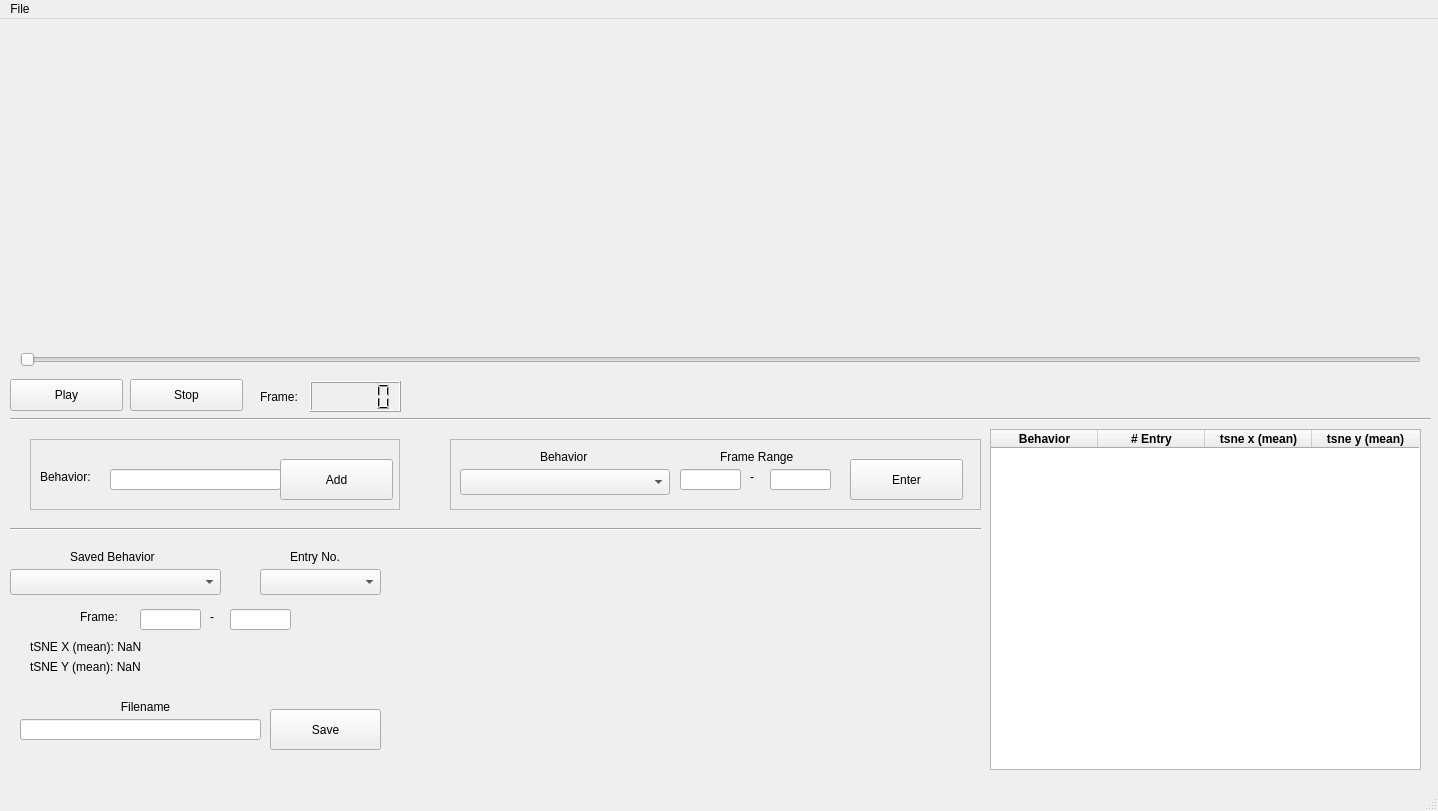
<?xml version="1.0" encoding="UTF-8"?>
<ui version="4.0">
 <class>MainWindow</class>
 <widget class="QMainWindow" name="MainWindow">
  <property name="geometry">
   <rect>
    <x>0</x>
    <y>0</y>
    <width>1438</width>
    <height>811</height>
   </rect>
  </property>
  <property name="windowTitle">
   <string>MainWindow</string>
  </property>
  <widget class="QWidget" name="centralwidget">
   <widget class="QWidget" name="horizontalLayoutWidget_2">
    <property name="geometry">
     <rect>
      <x>10</x>
      <y>10</y>
      <width>341</width>
      <height>311</height>
     </rect>
    </property>
    <layout class="QHBoxLayout" name="horizontalLayout_1"/>
   </widget>
   <widget class="QSlider" name="horizontalSlider">
    <property name="geometry">
     <rect>
      <x>20</x>
      <y>330</y>
      <width>1401</width>
      <height>22</height>
     </rect>
    </property>
    <property name="cursor">
     <cursorShape>PointingHandCursor</cursorShape>
    </property>
    <property name="orientation">
     <enum>Qt::Horizontal</enum>
    </property>
   </widget>
   <widget class="QPushButton" name="playButton">
    <property name="geometry">
     <rect>
      <x>10</x>
      <y>360</y>
      <width>113</width>
      <height>32</height>
     </rect>
    </property>
    <property name="cursor">
     <cursorShape>PointingHandCursor</cursorShape>
    </property>
    <property name="text">
     <string>Play</string>
    </property>
   </widget>
   <widget class="QWidget" name="horizontalLayoutWidget_3">
    <property name="geometry">
     <rect>
      <x>370</x>
      <y>10</y>
      <width>341</width>
      <height>311</height>
     </rect>
    </property>
    <layout class="QHBoxLayout" name="horizontalLayout_2"/>
   </widget>
   <widget class="QWidget" name="horizontalLayoutWidget_4">
    <property name="geometry">
     <rect>
      <x>730</x>
      <y>10</y>
      <width>341</width>
      <height>311</height>
     </rect>
    </property>
    <layout class="QHBoxLayout" name="horizontalLayout_3"/>
   </widget>
   <widget class="QWidget" name="horizontalLayoutWidget_5">
    <property name="geometry">
     <rect>
      <x>1090</x>
      <y>10</y>
      <width>341</width>
      <height>311</height>
     </rect>
    </property>
    <layout class="QHBoxLayout" name="horizontalLayout_4"/>
   </widget>
   <widget class="QPushButton" name="stopButton">
    <property name="geometry">
     <rect>
      <x>130</x>
      <y>360</y>
      <width>113</width>
      <height>32</height>
     </rect>
    </property>
    <property name="cursor">
     <cursorShape>PointingHandCursor</cursorShape>
    </property>
    <property name="text">
     <string>Stop</string>
    </property>
   </widget>
   <widget class="QLabel" name="editBehaviorLabel">
    <property name="geometry">
     <rect>
      <x>540</x>
      <y>430</y>
      <width>69</width>
      <height>16</height>
     </rect>
    </property>
    <property name="text">
     <string>Behavior</string>
    </property>
   </widget>
   <widget class="QLabel" name="editBehaviorFrLabel">
    <property name="geometry">
     <rect>
      <x>720</x>
      <y>430</y>
      <width>101</width>
      <height>16</height>
     </rect>
    </property>
    <property name="text">
     <string>Frame Range</string>
    </property>
   </widget>
   <widget class="Line" name="divider1">
    <property name="geometry">
     <rect>
      <x>10</x>
      <y>390</y>
      <width>1421</width>
      <height>20</height>
     </rect>
    </property>
    <property name="orientation">
     <enum>Qt::Horizontal</enum>
    </property>
   </widget>
   <widget class="QLabel" name="dashLabel">
    <property name="geometry">
     <rect>
      <x>750</x>
      <y>450</y>
      <width>16</width>
      <height>16</height>
     </rect>
    </property>
    <property name="text">
     <string>-</string>
    </property>
   </widget>
   <widget class="QLineEdit" name="editBehaviorStartBox">
    <property name="enabled">
     <bool>true</bool>
    </property>
    <property name="geometry">
     <rect>
      <x>680</x>
      <y>450</y>
      <width>61</width>
      <height>21</height>
     </rect>
    </property>
    <property name="text">
     <string/>
    </property>
   </widget>
   <widget class="QLineEdit" name="editBehaviorStopBox">
    <property name="geometry">
     <rect>
      <x>770</x>
      <y>450</y>
      <width>61</width>
      <height>21</height>
     </rect>
    </property>
    <property name="text">
     <string/>
    </property>
   </widget>
   <widget class="QPushButton" name="editBehaviorEnterButton">
    <property name="geometry">
     <rect>
      <x>850</x>
      <y>440</y>
      <width>113</width>
      <height>41</height>
     </rect>
    </property>
    <property name="cursor">
     <cursorShape>PointingHandCursor</cursorShape>
    </property>
    <property name="text">
     <string>Enter</string>
    </property>
   </widget>
   <widget class="QComboBox" name="editBehaviorComboBox">
    <property name="geometry">
     <rect>
      <x>460</x>
      <y>450</y>
      <width>210</width>
      <height>26</height>
     </rect>
    </property>
    <property name="cursor">
     <cursorShape>PointingHandCursor</cursorShape>
    </property>
   </widget>
   <widget class="QFrame" name="frame">
    <property name="geometry">
     <rect>
      <x>30</x>
      <y>420</y>
      <width>370</width>
      <height>71</height>
     </rect>
    </property>
    <property name="frameShape">
     <enum>QFrame::StyledPanel</enum>
    </property>
    <property name="frameShadow">
     <enum>QFrame::Raised</enum>
    </property>
    <widget class="QLabel" name="addBehaviorLabel">
     <property name="geometry">
      <rect>
       <x>10</x>
       <y>30</y>
       <width>60</width>
       <height>16</height>
      </rect>
     </property>
     <property name="text">
      <string>Behavior:</string>
     </property>
    </widget>
    <widget class="QLineEdit" name="addBehaviorLineEdit">
     <property name="geometry">
      <rect>
       <x>80</x>
       <y>30</y>
       <width>171</width>
       <height>21</height>
      </rect>
     </property>
    </widget>
    <widget class="QPushButton" name="addBehaviorButton">
     <property name="geometry">
      <rect>
       <x>250</x>
       <y>20</y>
       <width>113</width>
       <height>41</height>
      </rect>
     </property>
     <property name="text">
      <string>Add</string>
     </property>
    </widget>
   </widget>
   <widget class="QFrame" name="editBehaviorFrame">
    <property name="geometry">
     <rect>
      <x>450</x>
      <y>420</y>
      <width>531</width>
      <height>71</height>
     </rect>
    </property>
    <property name="frameShape">
     <enum>QFrame::StyledPanel</enum>
    </property>
    <property name="frameShadow">
     <enum>QFrame::Raised</enum>
    </property>
   </widget>
   <widget class="Line" name="divider2">
    <property name="geometry">
     <rect>
      <x>10</x>
      <y>500</y>
      <width>971</width>
      <height>20</height>
     </rect>
    </property>
    <property name="orientation">
     <enum>Qt::Horizontal</enum>
    </property>
   </widget>
   <widget class="QLabel" name="savedBehaviorLabel">
    <property name="geometry">
     <rect>
      <x>70</x>
      <y>530</y>
      <width>101</width>
      <height>16</height>
     </rect>
    </property>
    <property name="text">
     <string>Saved Behavior</string>
    </property>
   </widget>
   <widget class="QComboBox" name="savedBehaviorComboBox">
    <property name="geometry">
     <rect>
      <x>10</x>
      <y>550</y>
      <width>211</width>
      <height>26</height>
     </rect>
    </property>
    <property name="cursor">
     <cursorShape>PointingHandCursor</cursorShape>
    </property>
   </widget>
   <widget class="QLabel" name="savedBehaviorEntryLabel">
    <property name="geometry">
     <rect>
      <x>290</x>
      <y>530</y>
      <width>60</width>
      <height>16</height>
     </rect>
    </property>
    <property name="text">
     <string>Entry No.</string>
    </property>
   </widget>
   <widget class="QWidget" name="horizontalLayoutWidget_6">
    <property name="geometry">
     <rect>
      <x>400</x>
      <y>530</y>
      <width>271</width>
      <height>231</height>
     </rect>
    </property>
    <layout class="QHBoxLayout" name="saveFilenameVideoLayout"/>
   </widget>
   <widget class="QPushButton" name="saveFilenameButton">
    <property name="geometry">
     <rect>
      <x>270</x>
      <y>690</y>
      <width>111</width>
      <height>41</height>
     </rect>
    </property>
    <property name="text">
     <string>Save</string>
    </property>
   </widget>
   <widget class="QLineEdit" name="saveFilenameBox">
    <property name="geometry">
     <rect>
      <x>20</x>
      <y>700</y>
      <width>241</width>
      <height>21</height>
     </rect>
    </property>
   </widget>
   <widget class="QLabel" name="saveFilenameLabel">
    <property name="geometry">
     <rect>
      <x>30</x>
      <y>680</y>
      <width>231</width>
      <height>16</height>
     </rect>
    </property>
    <property name="text">
     <string>Filename</string>
    </property>
    <property name="alignment">
     <set>Qt::AlignCenter</set>
    </property>
   </widget>
   <widget class="QWidget" name="horizontalLayoutWidget">
    <property name="geometry">
     <rect>
      <x>990</x>
      <y>410</y>
      <width>431</width>
      <height>341</height>
     </rect>
    </property>
    <layout class="QHBoxLayout" name="tableLayout">
     <item>
      <widget class="QTableWidget" name="behaviorTable">
       <property name="layoutDirection">
        <enum>Qt::LeftToRight</enum>
       </property>
       <property name="editTriggers">
        <set>QAbstractItemView::NoEditTriggers</set>
       </property>
       <attribute name="horizontalHeaderDefaultSectionSize">
        <number>107</number>
       </attribute>
       <column>
        <property name="text">
         <string>Behavior</string>
        </property>
        <property name="font">
         <font>
          <weight>75</weight>
          <bold>true</bold>
         </font>
        </property>
        <property name="textAlignment">
         <set>AlignCenter</set>
        </property>
        <property name="background">
         <color>
          <red>108</red>
          <green>108</green>
          <blue>108</blue>
         </color>
        </property>
       </column>
       <column>
        <property name="text">
         <string># Entry</string>
        </property>
        <property name="font">
         <font>
          <weight>75</weight>
          <bold>true</bold>
         </font>
        </property>
        <property name="textAlignment">
         <set>AlignCenter</set>
        </property>
        <property name="background">
         <color>
          <red>108</red>
          <green>108</green>
          <blue>108</blue>
         </color>
        </property>
       </column>
       <column>
        <property name="text">
         <string>tsne x (mean)</string>
        </property>
        <property name="font">
         <font>
          <weight>75</weight>
          <bold>true</bold>
         </font>
        </property>
        <property name="textAlignment">
         <set>AlignCenter</set>
        </property>
        <property name="background">
         <color>
          <red>108</red>
          <green>108</green>
          <blue>108</blue>
         </color>
        </property>
       </column>
       <column>
        <property name="text">
         <string>tsne y (mean)</string>
        </property>
        <property name="font">
         <font>
          <weight>75</weight>
          <bold>true</bold>
         </font>
        </property>
        <property name="textAlignment">
         <set>AlignCenter</set>
        </property>
        <property name="background">
         <color>
          <red>108</red>
          <green>109</green>
          <blue>108</blue>
         </color>
        </property>
       </column>
      </widget>
     </item>
    </layout>
   </widget>
   <widget class="QLabel" name="FrameLabel">
    <property name="geometry">
     <rect>
      <x>260</x>
      <y>370</y>
      <width>60</width>
      <height>16</height>
     </rect>
    </property>
    <property name="text">
     <string>Frame:</string>
    </property>
   </widget>
   <widget class="QLCDNumber" name="FramelcdNumber">
    <property name="geometry">
     <rect>
      <x>310</x>
      <y>362</y>
      <width>91</width>
      <height>31</height>
     </rect>
    </property>
   </widget>
   <widget class="QWidget" name="horizontalLayoutWidget_7">
    <property name="geometry">
     <rect>
      <x>690</x>
      <y>530</y>
      <width>271</width>
      <height>231</height>
     </rect>
    </property>
    <layout class="QHBoxLayout" name="totalBehaviorLayout"/>
   </widget>
   <widget class="QLabel" name="frameLabel2">
    <property name="geometry">
     <rect>
      <x>80</x>
      <y>590</y>
      <width>41</width>
      <height>16</height>
     </rect>
    </property>
    <property name="text">
     <string>Frame:</string>
    </property>
   </widget>
   <widget class="QComboBox" name="entryNoComboBox">
    <property name="geometry">
     <rect>
      <x>260</x>
      <y>550</y>
      <width>121</width>
      <height>26</height>
     </rect>
    </property>
   </widget>
   <widget class="QLabel" name="tSNE_XmeanLabel">
    <property name="geometry">
     <rect>
      <x>30</x>
      <y>620</y>
      <width>321</width>
      <height>16</height>
     </rect>
    </property>
    <property name="text">
     <string>tSNE X (mean): NaN</string>
    </property>
   </widget>
   <widget class="QLabel" name="tSNE_YmeanLabel">
    <property name="geometry">
     <rect>
      <x>30</x>
      <y>640</y>
      <width>321</width>
      <height>16</height>
     </rect>
    </property>
    <property name="text">
     <string>tSNE Y (mean): NaN</string>
    </property>
   </widget>
   <widget class="QLineEdit" name="saveBehaviorStartBox">
    <property name="enabled">
     <bool>true</bool>
    </property>
    <property name="geometry">
     <rect>
      <x>140</x>
      <y>590</y>
      <width>61</width>
      <height>21</height>
     </rect>
    </property>
    <property name="text">
     <string/>
    </property>
   </widget>
   <widget class="QLineEdit" name="saveBehaviorStopBox">
    <property name="geometry">
     <rect>
      <x>230</x>
      <y>590</y>
      <width>61</width>
      <height>21</height>
     </rect>
    </property>
    <property name="text">
     <string/>
    </property>
   </widget>
   <widget class="QLabel" name="saveDashLabel">
    <property name="geometry">
     <rect>
      <x>210</x>
      <y>590</y>
      <width>16</width>
      <height>16</height>
     </rect>
    </property>
    <property name="text">
     <string>-</string>
    </property>
   </widget>
   <zorder>editBehaviorFrame</zorder>
   <zorder>horizontalLayoutWidget_2</zorder>
   <zorder>horizontalSlider</zorder>
   <zorder>playButton</zorder>
   <zorder>horizontalLayoutWidget_3</zorder>
   <zorder>horizontalLayoutWidget_4</zorder>
   <zorder>horizontalLayoutWidget_5</zorder>
   <zorder>stopButton</zorder>
   <zorder>editBehaviorLabel</zorder>
   <zorder>editBehaviorFrLabel</zorder>
   <zorder>divider1</zorder>
   <zorder>dashLabel</zorder>
   <zorder>editBehaviorStartBox</zorder>
   <zorder>editBehaviorStopBox</zorder>
   <zorder>editBehaviorEnterButton</zorder>
   <zorder>editBehaviorComboBox</zorder>
   <zorder>frame</zorder>
   <zorder>divider2</zorder>
   <zorder>savedBehaviorLabel</zorder>
   <zorder>savedBehaviorComboBox</zorder>
   <zorder>savedBehaviorEntryLabel</zorder>
   <zorder>horizontalLayoutWidget_6</zorder>
   <zorder>saveFilenameButton</zorder>
   <zorder>saveFilenameBox</zorder>
   <zorder>saveFilenameLabel</zorder>
   <zorder>horizontalLayoutWidget</zorder>
   <zorder>FrameLabel</zorder>
   <zorder>FramelcdNumber</zorder>
   <zorder>horizontalLayoutWidget_7</zorder>
   <zorder>frameLabel2</zorder>
   <zorder>entryNoComboBox</zorder>
   <zorder>tSNE_XmeanLabel</zorder>
   <zorder>tSNE_YmeanLabel</zorder>
   <zorder>saveBehaviorStartBox</zorder>
   <zorder>saveBehaviorStopBox</zorder>
   <zorder>saveDashLabel</zorder>
  </widget>
  <widget class="QMenuBar" name="menubar">
   <property name="geometry">
    <rect>
     <x>0</x>
     <y>0</y>
     <width>1438</width>
     <height>22</height>
    </rect>
   </property>
   <widget class="QMenu" name="menuFile">
    <property name="title">
     <string>File</string>
    </property>
    <addaction name="actionOpen"/>
   </widget>
   <addaction name="menuFile"/>
  </widget>
  <widget class="QStatusBar" name="statusbar"/>
  <action name="actionOpen">
   <property name="text">
    <string>Open</string>
   </property>
  </action>
 </widget>
 <resources/>
 <connections/>
</ui>
